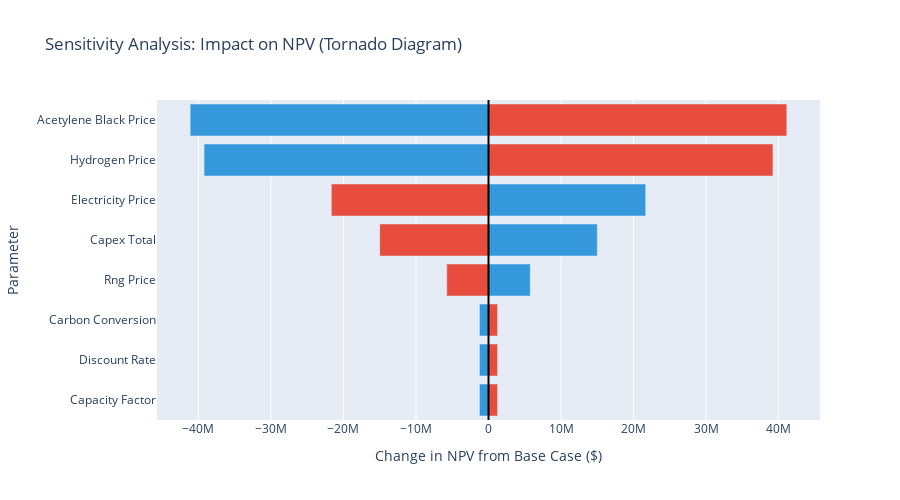

Source (notebook cell):
### Code cell
# Sensitivity analysis on key parameters
def sensitivity_analysis_tornado(base_npv, base_params):
    """
    Run sensitivity analysis varying one parameter at a time
    Calculate impact on NPV
    """
    
    results = []
    
    # Parameters to test from sensitivity_ranges
    params_to_test = sensitivity_ranges['parameter'].tolist()
    
    for param in params_to_test:
        row = sensitivity_ranges[sensitivity_ranges['parameter'] == param].iloc[0]
        
        low_val = row['low_value']
        high_val = row['high_value']
        base_val = row['base_value']
        
        # Calculate NPV at low and high values
        # This is simplified - in reality you'd recalculate full model
        # For demonstration, we'll estimate impact
        
        if param == 'electricity_price':
            # Electricity affects variable costs
            elec_cost_base = hydrogen_production * energy_per_h2 * base_val
            elec_cost_low = hydrogen_production * energy_per_h2 * low_val
            elec_cost_high = hydrogen_production * energy_per_h2 * high_val
            
            delta_low = elec_cost_base - elec_cost_low
            delta_high = elec_cost_high - elec_cost_base
            
            # NPV impact (simplified: annual savings * annuity factor)
            annuity_factor = (1 - (1 + discount_rate)**(-plant_lifetime)) / discount_rate
            npv_low = base_npv + delta_low * annuity_factor
            npv_high = base_npv - delta_high * annuity_factor
            
        elif param == 'hydrogen_price':
            # H2 price affects revenue
            revenue_change_low = (low_val - base_val) * hydrogen_production
            revenue_change_high = (high_val - base_val) * hydrogen_production
            
            annuity_factor = (1 - (1 + discount_rate)**(-plant_lifetime)) / discount_rate
            npv_low = base_npv + revenue_change_low * annuity_factor
            npv_high = base_npv + revenue_change_high * annuity_factor
            
        elif param == 'acetylene_black_price':
            # CB price affects revenue
            revenue_change_low = (low_val - base_val) * acetylene_black_production
            revenue_change_high = (high_val - base_val) * acetylene_black_production
            
            annuity_factor = (1 - (1 + discount_rate)**(-plant_lifetime)) / discount_rate
            npv_low = base_npv + revenue_change_low * annuity_factor
            npv_high = base_npv + revenue_change_high * annuity_factor
            
        elif param == 'capex_total':
            # CapEx directly affects NPV
            npv_low = base_npv + (base_val - low_val)
            npv_high = base_npv + (base_val - high_val)
            
        elif param == 'rng_price':
            # RNG price affects costs
            rng_annual_consumption = 1923 * annual_operating_days * 24
            cost_change_low = (low_val - base_val) * rng_annual_consumption
            cost_change_high = (high_val - base_val) * rng_annual_consumption
            
            annuity_factor = (1 - (1 + discount_rate)**(-plant_lifetime)) / discount_rate
            npv_low = base_npv - cost_change_low * annuity_factor
            npv_high = base_npv - cost_change_high * annuity_factor
            
        else:
            # For other parameters, use rough estimate
            npv_low = base_npv * 0.9
            npv_high = base_npv * 1.1
        
        results.append({
            'Parameter': param.replace('_', ' ').title(),
            'NPV_Low': npv_low,
            'NPV_High': npv_high,
            'Range': abs(npv_high - npv_low),
            'Impact_Low': npv_low - base_npv,
            'Impact_High': npv_high - base_npv
        })
    
    return pd.DataFrame(results).sort_values('Range', ascending=True)

# Run sensitivity analysis
sensitivity_results = sensitivity_analysis_tornado(results['NPV'], {
    'electricity_price': electricity_price,
    'hydrogen_price': h2_price,
    'acetylene_black_price': cb_price,
    'capex_total': capex,
    'rng_price': rng_price
})

# Create tornado diagram
fig = go.Figure()

# Add bars for each parameter
for idx, row in sensitivity_results.iterrows():
    fig.add_trace(go.Bar(
        name=row['Parameter'],
        y=[row['Parameter']],
        x=[row['Impact_Low']],
        orientation='h',
        marker=dict(color='#3498db'),
        showlegend=False,
        hovertemplate=f"{row['Parameter']}<br>Low Case: ${row['NPV_Low']/1e6:.1f}M<extra></extra>"
    ))
    
    fig.add_trace(go.Bar(
        name=row['Parameter'],
        y=[row['Parameter']],
        x=[row['Impact_High']],
        orientation='h',
        marker=dict(color='#e74c3c'),
        showlegend=False,
        hovertemplate=f"{row['Parameter']}<br>High Case: ${row['NPV_High']/1e6:.1f}M<extra></extra>"
    ))

fig.add_vline(x=0, line_width=2, line_dash="solid", line_color="black")

fig.update_layout(
    title='Sensitivity Analysis: Impact on NPV (Tornado Diagram)',
    xaxis_title='Change in NPV from Base Case ($)',
    yaxis_title='Parameter',
    barmode='overlay',
    height=500,
    hovermode='y unified'
)

fig.show()

print("\n📊 Sensitivity Analysis Results:")
print("\nParameters ranked by impact on NPV (most to least sensitive):")
print("\n" + "="*80)
for idx, row in sensitivity_results.sort_values('Range', ascending=False).iterrows():
    print(f"{row['Parameter']:.<40} Range: ${row['Range']/1e6:>6.1f}M")
print("="*80)

print(f"\n💡 Key Insights:")
most_sensitive = sensitivity_results.sort_values('Range', ascending=False).iloc[0]
print(f"   • Most sensitive parameter: {most_sensitive['Parameter']}")
print(f"   • NPV range: ${most_sensitive['NPV_Low']/1e6:.1f}M to ${most_sensitive['NPV_High']/1e6:.1f}M")
print(f"   • Project remains attractive across most scenarios if NPV > 0")

### Figure 1 — Plotly figure (JSON) as saved in the notebook; plotly's stock layout.template omitted (floating-point values rounded to 4 significant figures)
{"data": [{"hovertemplate": "Capacity Factor<br>Low Case: $11.3M<extra></extra>", "marker": {"color": "#3498db"}, "name": "Capacity Factor", "orientation": "h", "showlegend": false, "type": "bar", "x": [-1251000.0], "y": ["Capacity Factor"]}, {"hovertemplate": "Capacity Factor<br>High Case: $13.8M<extra></extra>", "marker": {"color": "#e74c3c"}, "name": "Capacity Factor", "orientation": "h", "showlegend": false, "type": "bar", "x": [1251000.0], "y": ["Capacity Factor"]}, {"hovertemplate": "Discount Rate<br>Low Case: $11.3M<extra></extra>", "marker": {"color": "#3498db"}, "name": "Discount Rate", "orientation": "h", "showlegend": false, "type": "bar", "x": [-1251000.0], "y": ["Discount Rate"]}, {"hovertemplate": "Discount Rate<br>High Case: $13.8M<extra></extra>", "marker": {"color": "#e74c3c"}, "name": "Discount Rate", "orientation": "h", "showlegend": false, "type": "bar", "x": [1251000.0], "y": ["Discount Rate"]}, {"hovertemplate": "Carbon Conversion<br>Low Case: $11.3M<extra></extra>", "marker": {"color": "#3498db"}, "name": "Carbon Conversion", "orientation": "h", "showlegend": false, "type": "bar", "x": [-1251000.0], "y": ["Carbon Conversion"]}, {"hovertemplate": "Carbon Conversion<br>High Case: $13.8M<extra></extra>", "marker": {"color": "#e74c3c"}, "name": "Carbon Conversion", "orientation": "h", "showlegend": false, "type": "bar", "x": [1251000.0], "y": ["Carbon Conversion"]}, {"hovertemplate": "Rng Price<br>Low Case: $18.3M<extra></extra>", "marker": {"color": "#3498db"}, "name": "Rng Price", "orientation": "h", "showlegend": false, "type": "bar", "x": [5757000.0], "y": ["Rng Price"]}, {"hovertemplate": "Rng Price<br>High Case: $6.8M<extra></extra>", "marker": {"color": "#e74c3c"}, "name": "Rng Price", "orientation": "h", "showlegend": false, "type": "bar", "x": [-5757000.0], "y": ["Rng Price"]}, {"hovertemplate": "Capex Total<br>Low Case: $27.5M<extra></extra>", "marker": {"color": "#3498db"}, "name": "Capex Total", "orientation": "h", "showlegend": false, "type": "bar", "x": [15000000], "y": ["Capex Total"]}, {"hovertemplate": "Capex Total<br>High Case: $-2.5M<extra></extra>", "marker": {"color": "#e74c3c"}, "name": "Capex Total", "orientation": "h", "showlegend": false, "type": "bar", "x": [-15000000], "y": ["Capex Total"]}, {"hovertemplate": "Electricity Price<br>Low Case: $34.2M<extra></extra>", "marker": {"color": "#3498db"}, "name": "Electricity Price", "orientation": "h", "showlegend": false, "type": "bar", "x": [21680000.0], "y": ["Electricity Price"]}, {"hovertemplate": "Electricity Price<br>High Case: $-9.2M<extra></extra>", "marker": {"color": "#e74c3c"}, "name": "Electricity Price", "orientation": "h", "showlegend": false, "type": "bar", "x": [-21680000.0], "y": ["Electricity Price"]}, {"hovertemplate": "Hydrogen Price<br>Low Case: $-26.7M<extra></extra>", "marker": {"color": "#3498db"}, "name": "Hydrogen Price", "orientation": "h", "showlegend": false, "type": "bar", "x": [-39230000.0], "y": ["Hydrogen Price"]}, {"hovertemplate": "Hydrogen Price<br>High Case: $51.7M<extra></extra>", "marker": {"color": "#e74c3c"}, "name": "Hydrogen Price", "orientation": "h", "showlegend": false, "type": "bar", "x": [39230000.0], "y": ["Hydrogen Price"]}, {"hovertemplate": "Acetylene Black Price<br>Low Case: $-28.6M<extra></extra>", "marker": {"color": "#3498db"}, "name": "Acetylene Black Price", "orientation": "h", "showlegend": false, "type": "bar", "x": [-41140000.0], "y": ["Acetylene Black Price"]}, {"hovertemplate": "Acetylene Black Price<br>High Case: $53.7M<extra></extra>", "marker": {"color": "#e74c3c"}, "name": "Acetylene Black Price", "orientation": "h", "showlegend": false, "type": "bar", "x": [41140000.0], "y": ["Acetylene Black Price"]}], "layout": {"barmode": "overlay", "height": 500, "hovermode": "y unified", "shapes": [{"line": {"color": "black", "dash": "solid", "width": 2}, "type": "line", "x0": 0, "x1": 0, "xref": "x", "y0": 0, "y1": 1, "yref": "y domain"}], "title": {"text": "Sensitivity Analysis: Impact on NPV (Tornado Diagram)"}, "xaxis": {"title": {"text": "Change in NPV from Base Case ($)"}}, "yaxis": {"title": {"text": "Parameter"}}}}
